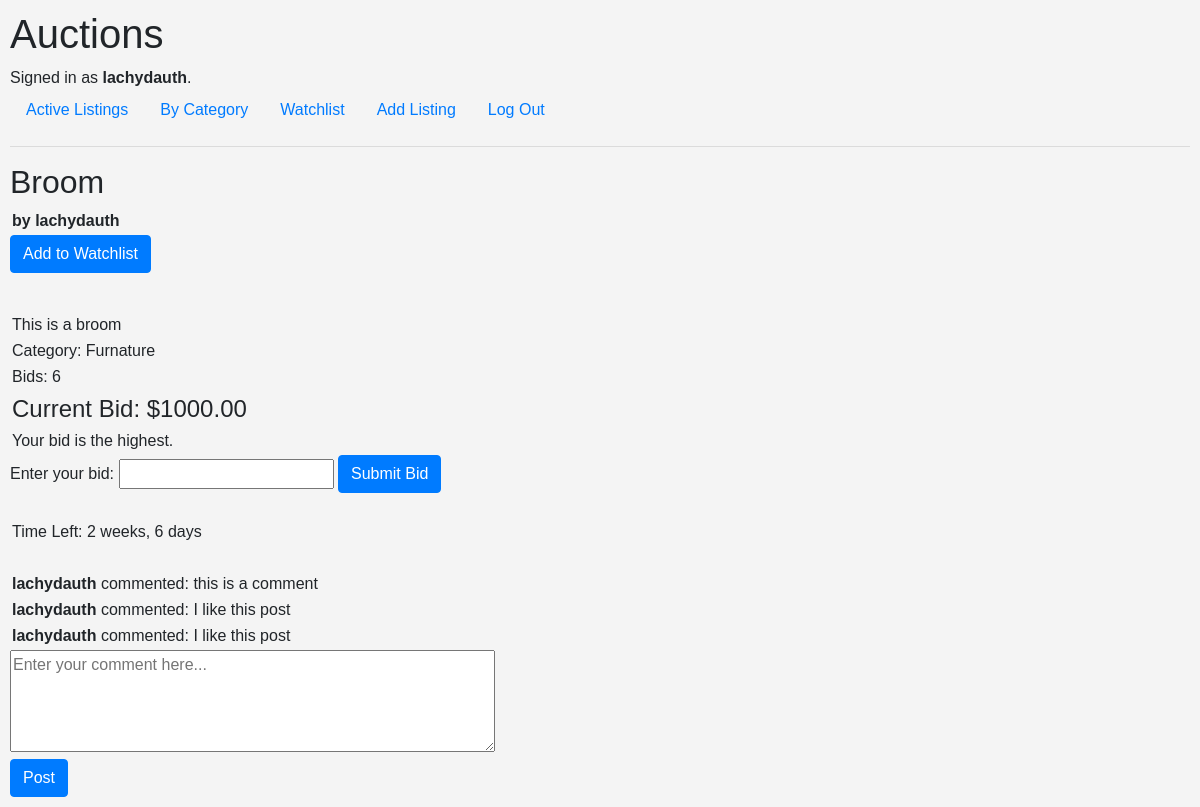
The app's page /listing/1 (signed in) with its own data.
### auctions/models.py (models this page shows, shortened)
class User(AbstractUser):
    watching = models.ManyToManyField("Auction", blank=True, related_name="watchers")

class Auction(models.Model):
    title = models.CharField(max_length=64)
    description = models.CharField(max_length=512)
    starting_bid = models.DecimalField(max_digits=10, decimal_places=2)
    current_bid = models.DecimalField(max_digits=10, decimal_places=2, null=True, blank=True)
    owner = models.ForeignKey(User, on_delete=models.CASCADE, related_name="listings")
    end_date = models.DateTimeField()
    image_url = models.URLField(max_length=200, null=True, blank=True)
    category = models.ForeignKey(Category, on_delete=models.SET_NULL, null=True, related_name="auctions")

class Category(models.Model):
    name = models.CharField(max_length=64, unique=True)
    def __str__(self):
        return self.name

class Comment(models.Model):
    commenter = models.ForeignKey(User, on_delete=models.CASCADE, related_name="comments")
    listing = models.ForeignKey(Auction, on_delete=models.CASCADE, related_name="comments")
    comment = models.CharField(max_length=512)

### auctions/views.py (the view, shortened to what this page needs)
# urls.py: path("listing/<int:listing_id>", views.listing, name="listing"),
def listing(request, listing_id):
    try:
        listing = Auction.objects.get(pk=listing_id)
    except Auction.DoesNotExist:
        return HttpResponse("Listing not found.", status=404)
    user_has_highest = False
    try:
        if listing.bids.latest('id').bidder == request.user:
            user_has_highest = True
    except:
        pass
    return render(request, "auctions/listing.html", {
        "watching": request.user.watching.filter(pk=listing_id).exists(),
        "listing": listing,
        "current_time": timezone.now(),
        "user_has_highest": user_has_highest,
        "comments": listing.comments.all(),
    })

### auctions/templates/auctions/listing.html (shortened to what this page needs)
{% extends "auctions/layout.html" %}
{% block body %}
    <h2>{{ listing.title }}</h2>
    <p><strong>by {{ listing.owner }}</strong></p>
    {% if not watching %}
        <form action="{% url 'watchlist' %}" method="post">
            <input class="btn btn-primary" type="submit" value="Add to Watchlist">
        </form>
    {% endif %}
    <p>{{ listing.description }}</p>
    <p>Category: {{ listing.category }}</p>
    <p>Bids: {{ listing.bids.count }}</p>
    <p class="large">
        Current Bid: ${{ listing.current_bid }}
    </p>
    <p>
        {% if user_has_highest %}
            Your bid is the highest.
        {% endif %}
    </p>
    {% if listing.end_date > current_time %}
        <form action="{% url 'listing' listing.id %}" method="post">
            <label for="price">Enter your bid:</label>
            <input type="number" name="price" id="price" min="0" step="0.01">
            <input class="btn btn-primary" type="submit" value="Submit Bid">
        </form>
        <br>
        <p>Time Left:
            {{ current_time|timesince:listing.end_date }}
        </p>
    {% endif %}
    <br>
    {% for comment in comments %}
        <p><strong>{{ comment.commenter }}</strong> commented: {{ comment.comment }}</p>
    {% empty %}
        <p>Be the first comment:</p>
    {% endfor %}
    <form action="{% url 'listing' listing.id %}" method="post">
        <textarea name="text" rows="4" cols="50" placeholder="Enter your comment here..."></textarea>
        <br>
        <input class="btn btn-primary" type="submit" value="Post">
    </form>
{% endblock %}

### auctions/templates/auctions/layout.html (shortened to what this page needs)
{% load static %}
<!DOCTYPE html>
<html lang="en">
    <head>
        <link rel="stylesheet" href="https://stackpath.bootstrapcdn.com/bootstrap/4.4.1/css/bootstrap.min.css">
        <link href="{% static 'auctions/styles.css' %}" rel="stylesheet">
    </head>
    <body>
        <h1>Auctions</h1>
        <div>
            {% if user.is_authenticated %}
                Signed in as <strong>{{ user.username }}</strong>.
            {% else %}
                Not signed in.
            {% endif %}
        </div>
        <ul class="nav">
            <li class="nav-item">
                <a class="nav-link" href="{% url 'index' %}">Active Listings</a>
            </li>
            <li class="nav-item">
                <a class="nav-link" href="{% url 'category_finder' %}">By Category</a>
            </li>
            {% if user.is_authenticated %}
                <li class="nav-item">
                    <a class="nav-link" href="{% url 'watchlist' %}">Watchlist</a>
                </li>
                <li class="nav-item">
                    <a class="nav-link" href="{% url 'new_listing' %}">Add Listing</a>
                </li>
                <li class="nav-item">
                    <a class="nav-link" href="{% url 'logout' %}">Log Out</a>
                </li>
            {% endif %}
        </ul>
        <hr>
        {% block body %}
        {% endblock %}
    </body>
</html>

### auctions/static/auctions/styles.css (style rules this page uses)
body { padding: 10px; }
p { margin: 2px; }
.large { font-size: 1.5rem; }
body { font-family: Arial, sans-serif; background-color: #f4f4f4; }
form input[type="submit"] { cursor: pointer; }

### records on screen
User: username "lachydauth"
Auction: title "Broom", owner "lachydauth", description "This is a broom", category "Furnature", bids.count "6", current_bid "1000.00", end_date "2 weeks, 6 days"
Comment: commenter "lachydauth", comment "this is a comment"
Comment: commenter "lachydauth", comment "I like this post"
Comment: commenter "lachydauth", comment "I like this post"
